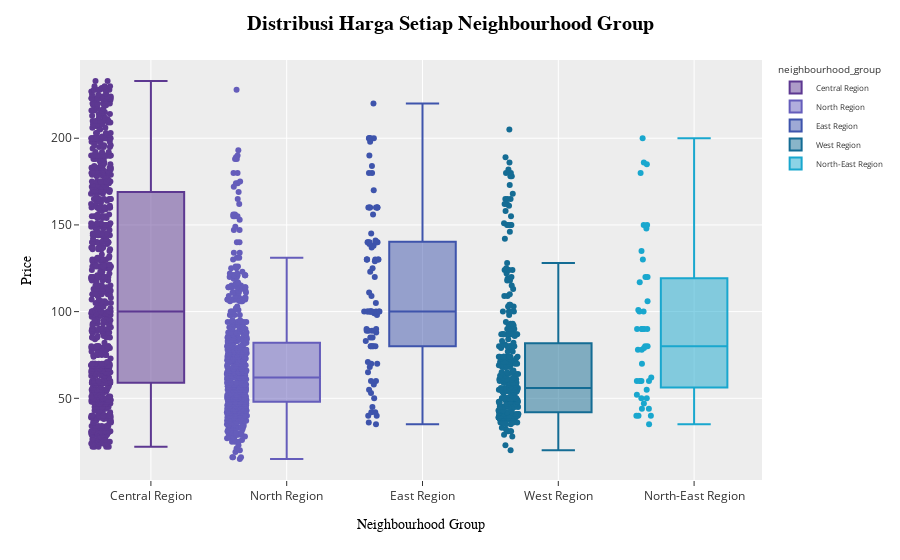

This figure's notebook cell:
### Markdown cell above
Distribusi Pada Neighbourhood Group

### Code cell
plot_dis_price_ng = px.box(df, x= "neighbourhood_group", y ="price", points = "all", color = "neighbourhood_group", color_discrete_sequence=["#5D3891","#655DBB","#3E54AC","#146C94","#19A7CE"], template = "ggplot2")

#update layout 
plot_dis_price_ng.update_layout(title = "<b>Distribusi Harga Setiap Neighbourhood Group<b>", title_font = dict(size = 20, color = "black", family = "arial"),
                                legend = dict(font = dict(size = 8)))

#update xaxes dan yaxes
plot_dis_price_ng.update_xaxes(title = "Neighbourhood Group", title_font= dict(size = 14, color = "black", family = "arial"))
plot_dis_price_ng.update_yaxes(title = "Price", title_font = dict(size =14, color = "black",family = "arial"))

plot_dis_price_ng.show()

### Figure 1 — Plotly figure (JSON) as saved in the notebook; plotly's stock layout.template omitted (floating-point values rounded to 4 significant figures; data arrays with more than 128 entries replaced by an {"elided": "..."} marker saying what was removed)
{"data": [{"alignmentgroup": "True", "boxpoints": "all", "hovertemplate": "neighbourhood_group=%{x}<br>price=%{y}<extra></extra>", "legendgroup": "Central Region", "marker": {"color": "#5D3891"}, "name": "Central Region", "notched": false, "offsetgroup": "Central Region", "orientation": "v", "showlegend": true, "type": "box", "x": {"elided": "965 str values"}, "x0": " ", "xaxis": "x", "y": {"elided": "965 int values"}, "y0": " ", "yaxis": "y"}, {"alignmentgroup": "True", "boxpoints": "all", "hovertemplate": "neighbourhood_group=%{x}<br>price=%{y}<extra></extra>", "legendgroup": "North Region", "marker": {"color": "#655DBB"}, "name": "North Region", "notched": false, "offsetgroup": "North Region", "orientation": "v", "showlegend": true, "type": "box", "x": {"elided": "642 str values"}, "x0": " ", "xaxis": "x", "y": {"elided": "642 int values"}, "y0": " ", "yaxis": "y"}, {"alignmentgroup": "True", "boxpoints": "all", "hovertemplate": "neighbourhood_group=%{x}<br>price=%{y}<extra></extra>", "legendgroup": "East Region", "marker": {"color": "#3E54AC"}, "name": "East Region", "notched": false, "offsetgroup": "East Region", "orientation": "v", "showlegend": true, "type": "box", "x": ["East Region", "East Region", "East Region", "East Region", "East Region", "East Region", "East Region", "East Region", "East Region", "East Region", "East Region", "East Region", "East Region", "East Region", "East Region", "East Region", "East Region", "East Region", "East Region", "East Region", "East Region", "East Region", "East Region", "East Region", "East Region", "East Region", "East Region", "East Region", "East Region", "East Region", "East Region", "East Region", "East Region", "East Region", "East Region", "East Region", "East Region", "East Region", "East Region", "East Region", "East Region", "East Region", "East Region", "East Region", "East Region", "East Region", "East Region", "East Region", "East Region", "East Region", "East Region", "East Region", "East Region", "East Region", "East Region", "East Region", "East Region", "East Region", "East Region", "East Region", "East Region", "East Region", "East Region", "East Region", "East Region", "East Region", "East Region", "East Region", "East Region", "East Region", "East Region", "East Region", "East Region", "East Region", "East Region", "East Region", "East Region", "East Region", "East Region", "East Region", "East Region", "East Region", "East Region", "East Region", "East Region", "East Region", "East Region", "East Region", "East Region"], "x0": " ", "xaxis": "x", "y": [220, 200, 200, 200, 200, 200, 198, 190, 184, 180, 180, 170, 160, 160, 160, 160, 160, 160, 160, 156, 145, 141, 140, 140, 140, 140, 140, 140, 139, 138, 137, 130, 130, 130, 130, 130, 130, 129, 125, 123, 120, 111, 109, 105, 100, 100, 100, 100, 100, 100, 100, 100, 100, 100, 100, 99, 98, 90, 90, 89, 89, 89, 88, 85, 85, 83, 80, 80, 80, 80, 80, 71, 70, 70, 68, 65, 60, 60, 58, 55, 53, 50, 45, 42, 42, 40, 40, 36, 35], "y0": " ", "yaxis": "y"}, {"alignmentgroup": "True", "boxpoints": "all", "hovertemplate": "neighbourhood_group=%{x}<br>price=%{y}<extra></extra>", "legendgroup": "West Region", "marker": {"color": "#146C94"}, "name": "West Region", "notched": false, "offsetgroup": "West Region", "orientation": "v", "showlegend": true, "type": "box", "x": {"elided": "311 str values"}, "x0": " ", "xaxis": "x", "y": {"elided": "311 int values"}, "y0": " ", "yaxis": "y"}, {"alignmentgroup": "True", "boxpoints": "all", "hovertemplate": "neighbourhood_group=%{x}<br>price=%{y}<extra></extra>", "legendgroup": "North-East Region", "marker": {"color": "#19A7CE"}, "name": "North-East Region", "notched": false, "offsetgroup": "North-East Region", "orientation": "v", "showlegend": true, "type": "box", "x": ["North-East Region", "North-East Region", "North-East Region", "North-East Region", "North-East Region", "North-East Region", "North-East Region", "North-East Region", "North-East Region", "North-East Region", "North-East Region", "North-East Region", "North-East Region", "North-East Region", "North-East Region", "North-East Region", "North-East Region", "North-East Region", "North-East Region", "North-East Region", "North-East Region", "North-East Region", "North-East Region", "North-East Region", "North-East Region", "North-East Region", "North-East Region", "North-East Region", "North-East Region", "North-East Region", "North-East Region", "North-East Region", "North-East Region", "North-East Region", "North-East Region", "North-East Region", "North-East Region", "North-East Region", "North-East Region", "North-East Region", "North-East Region", "North-East Region", "North-East Region"], "x0": " ", "xaxis": "x", "y": [200, 186, 185, 180, 150, 150, 148, 135, 130, 120, 120, 117, 106, 101, 100, 100, 90, 90, 90, 90, 90, 80, 80, 79, 78, 78, 70, 62, 60, 60, 60, 60, 55, 52, 50, 50, 47, 44, 44, 40, 40, 40, 35], "y0": " ", "yaxis": "y"}], "layout": {"boxmode": "overlay", "legend": {"font": {"size": 8}, "title": {"text": "neighbourhood_group"}, "tracegroupgap": 0}, "margin": {"t": 60}, "title": {"font": {"color": "black", "family": "arial", "size": 20}, "text": "<b>Distribusi Harga Setiap Neighbourhood Group<b>"}, "xaxis": {"anchor": "y", "categoryarray": ["Central Region", "North Region", "East Region", "West Region", "North-East Region"], "categoryorder": "array", "domain": [0, 1], "title": {"font": {"color": "black", "family": "arial", "size": 14}, "text": "Neighbourhood Group"}}, "yaxis": {"anchor": "x", "domain": [0, 1], "title": {"font": {"color": "black", "family": "arial", "size": 14}, "text": "Price"}}}}
